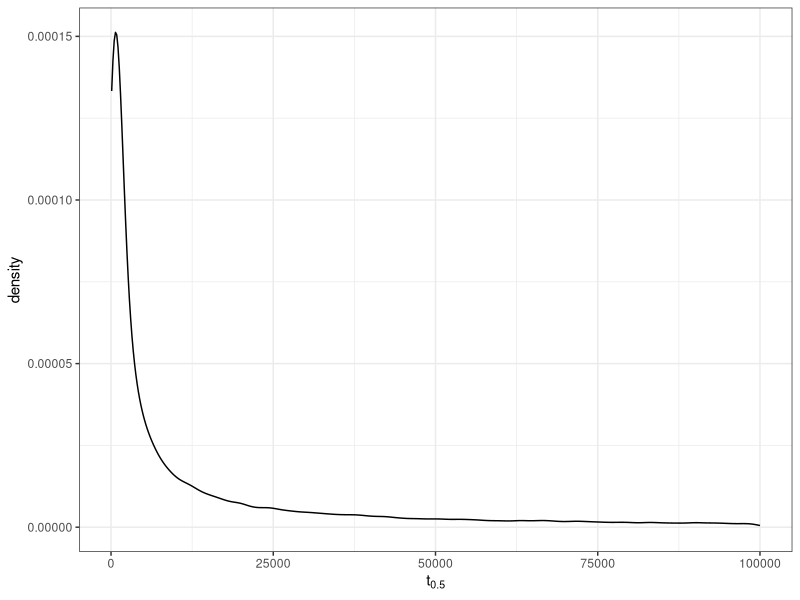
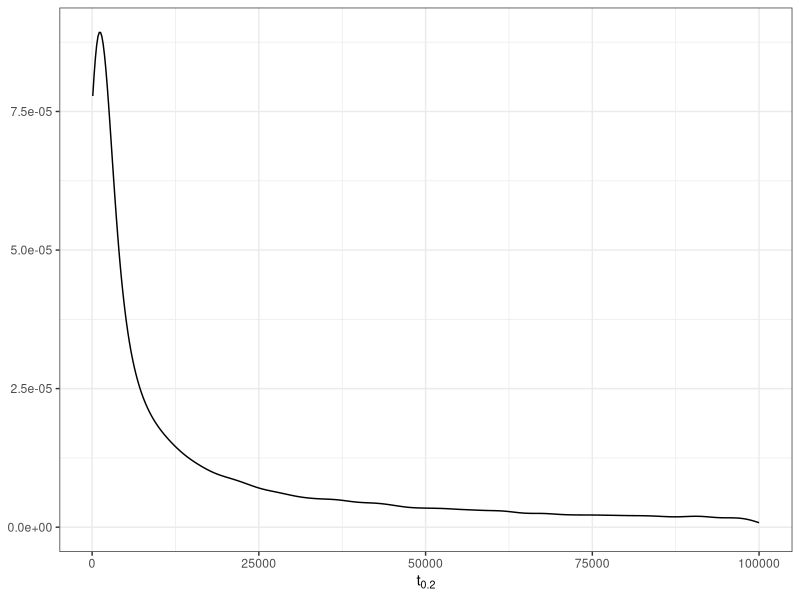
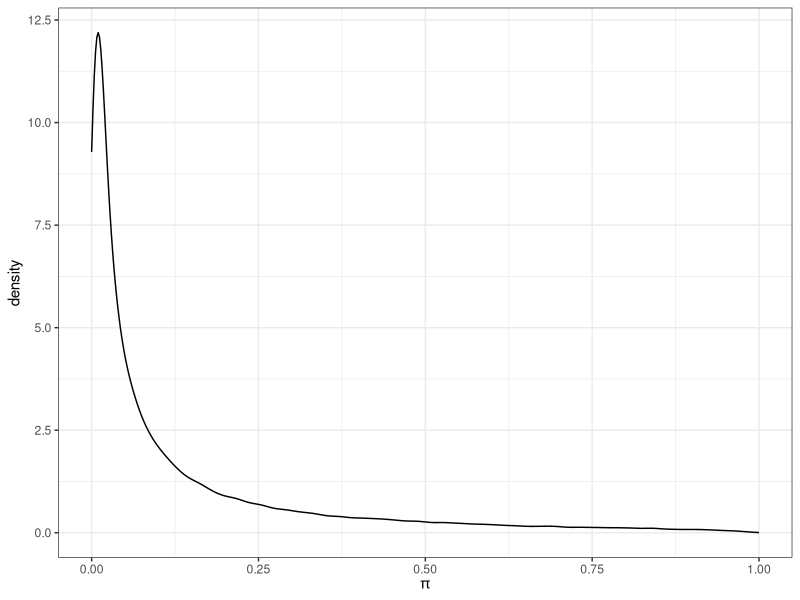
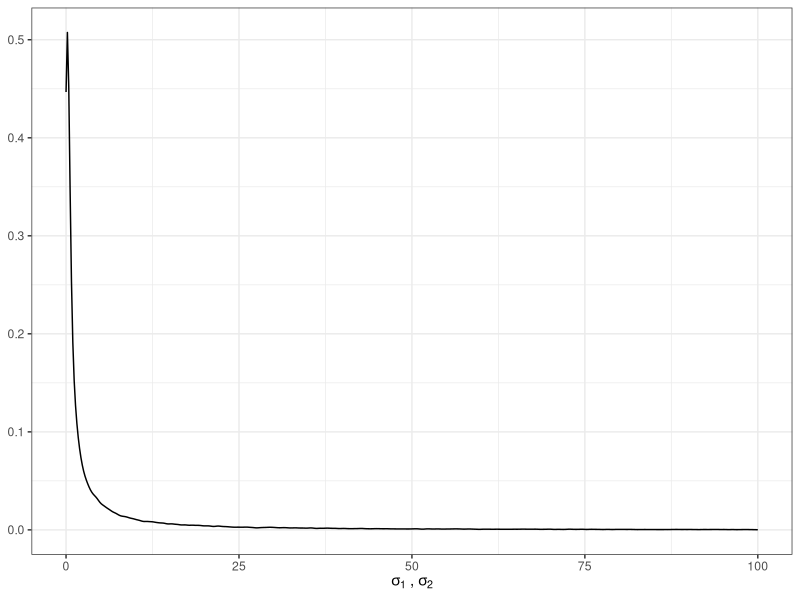
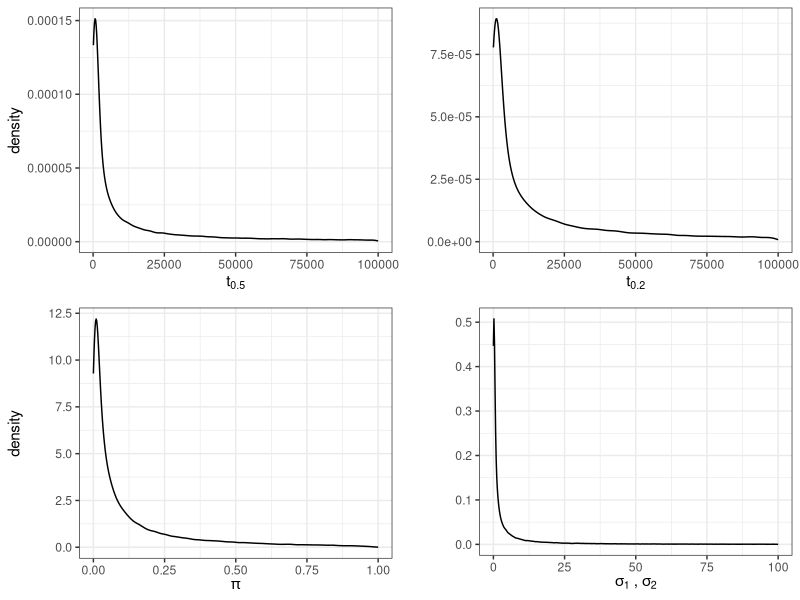
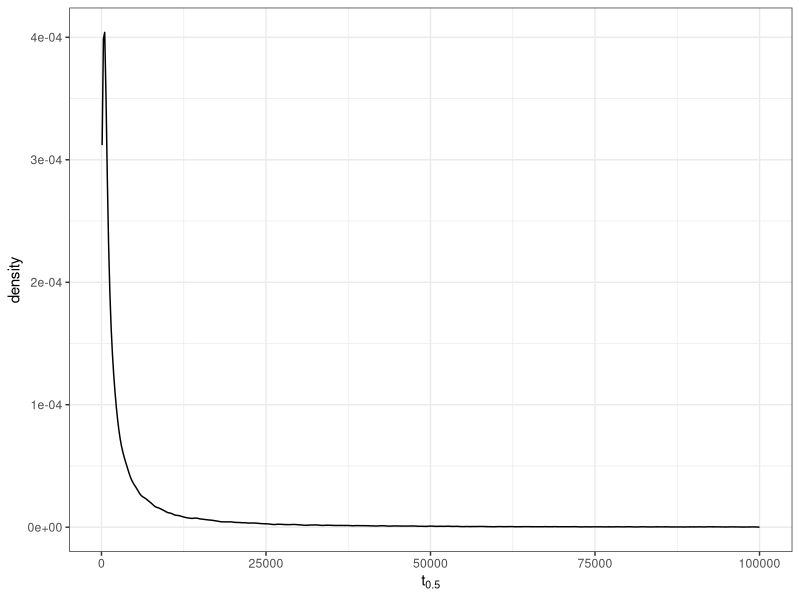
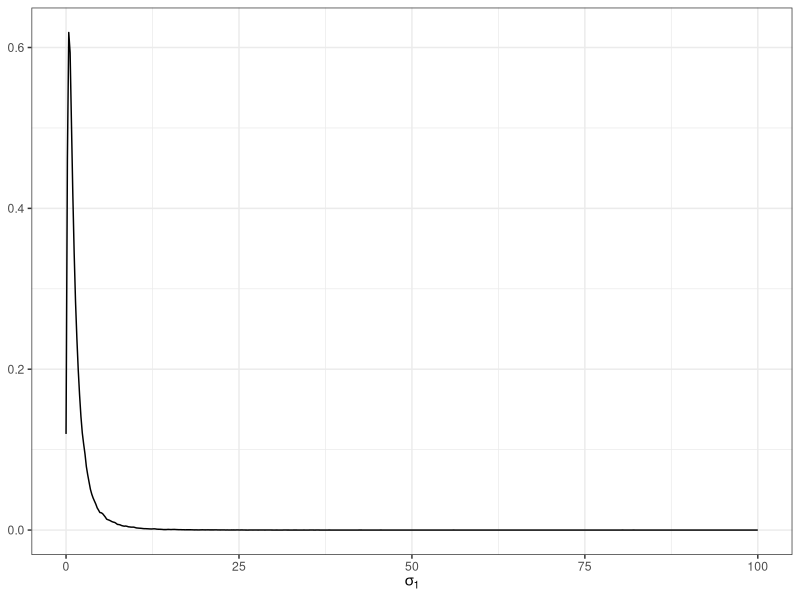
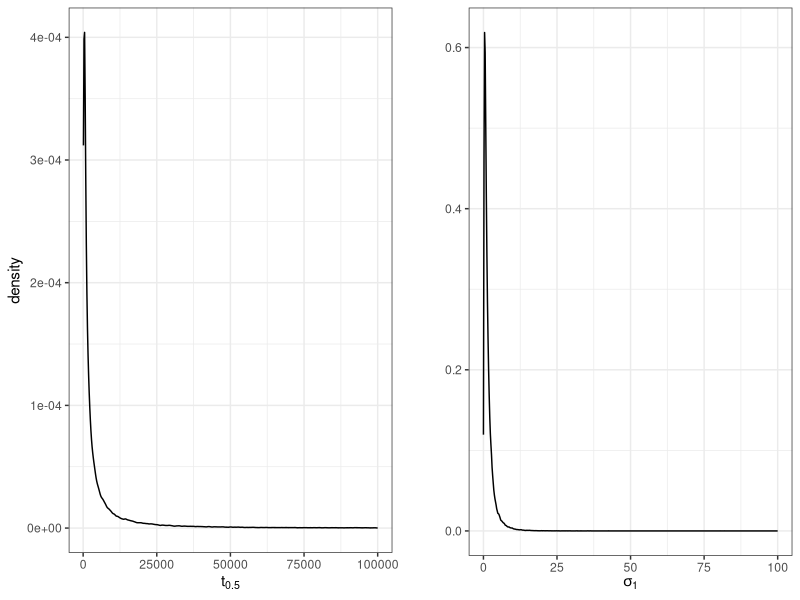

These figures' R source, in order: (Note: this script raises an error after producing the figures.)
library(ggplot2)

## Priors for Model 1  ##

#t, .5, 1 ~ Normal(8, 4)
t1 <- as.data.frame(exp(rnorm(100000, 8, sd=4)))
colnames(t1) <- c("y")
t1den <- ggplot(t1, aes(x=y)) + 
  geom_density() + xlim(100, 100000) + theme_bw() + 
  xlab(bquote(''~t[0.5]~''))
t1den

#t, .2, 2 ~ Normal(10, 4)
t2 <- as.data.frame(exp(rnorm(100000, 10, sd=4)))
colnames(t2) <- c("y")
t2den <- ggplot(t2, aes(x=y)) + 
  geom_density() + xlim(100, 100000) + theme_bw() + 
  xlab(bquote(''~t[0.2]~'')) + theme(axis.title.y=element_blank())
t2den

#InvLogitPi ~ Normal(-3, 2)
pi <- as.data.frame(rnorm(100000, -3, sd=2))
pi.tran <- exp(pi)/(1+exp(pi))
colnames(pi.tran) <- c("y")
piden <- ggplot(pi.tran, aes(x=y)) + 
  geom_density() + xlim(0, 1) + theme_bw() + 
  xlab(expression(pi))
piden

#Sigma Terms (Log Normal (0, 2.5))
sig <- as.data.frame(rlnorm(100000, 0, sd=2.5))
colnames(sig) <- c("y")
sigden <- ggplot(sig, aes(x=y)) + 
  geom_density() + xlim(0, 100) + theme_bw() + 
  xlab(expression(sigma[1] ~ "," ~ sigma[2])) +  theme(axis.title.y=element_blank())
sigden


#Note: x-axis is truncated so the plots don't just look like a spike; also could plot normal priors for log distn.
cowplot::plot_grid(t1den, t2den, piden, sigden, align = "v")


## Priors for Model 2 ##
#t, .5, 1 ~ Normal(8, 4)
t1m2 <- as.data.frame(exp(rnorm(100000, 7, sd=2)))
colnames(t1m2) <- c("y")
t1denm2 <- ggplot(t1m2, aes(x=y)) + 
  geom_density() + xlim(100, 100000) + theme_bw() + 
  xlab(bquote(''~t[0.5]~''))
t1denm2

#Sigma1 Term (Log Normal (0, 1))
sig1 <- as.data.frame(rlnorm(100000, 0, sd=1))
colnames(sig1) <- c("y")
sigdenm2 <- ggplot(sig1, aes(x=y)) + 
  geom_density() + xlim(0, 100) + theme_bw() + 
  xlab(expression(sigma[1])) +  theme(axis.title.y=element_blank())
sigdenm2

cowplot::plot_grid(t1denm2, sigdenm2, align = "v")

## Priors for Model 3 & 4 ##

#InvLogitPi ~ Normal(-3, 1)
etapi <- as.data.frame(rnorm(100000, -3, sd = 1))
etapi.tran <- exp(etapi)/(1 + exp(etapi))
colnames(etapi.tran) <- c("y")
etapiden <- ggplot(etapi.tran, aes(x=y)) + 
  geom_density() + xlim(0, 1) + theme_bw() + 
  xlab(expression(eta[pi]))
etapiden

#eta_sigma2 ~ Normal(0, 2)
etasig2 <- as.data.frame(exp(rnorm(10000000, 0, sd = 2)))
colnames(etasig2) <- c("y")
etasig2den <- ggplot(etasig2, aes(x=y)) + 
  geom_density() + xlim(100, 5000) + theme_bw() + 
  xlab(expression(eta[sigma[2]])) + theme(axis.title.y=element_blank())
etasig2den

#eta_tp2 ~ Normal(9, 2)
etat2 <- as.data.frame(exp(rnorm(1000000, 9, sd = 2)))
colnames(etat2) <- c("y")
etat2den <- ggplot(etat2, aes(x=y)) + 
  geom_density() + xlim(100, 100000) + theme_bw() + 
  xlab(expression(eta[t[0.2]]))
etat2den

#eta_tp2 ~ Normal(9, 2)
tau <- as.data.frame(rhalft(100000, scale = 1, nu = 1))
colnames(tau) <- c("y")
tauden <- ggplot(tau, aes(x=y)) + 
  geom_density() + xlim(0, 50) + theme_bw() + 
  xlab(expression(tau[pi] ~ "," ~ tau[sigma[2]] ~ "," ~ tau[0.20])) + theme(axis.title.y=element_blank())
tauden

cowplot::plot_grid(etapiden, etasig2den, etat2den, tauden, align = "v")



